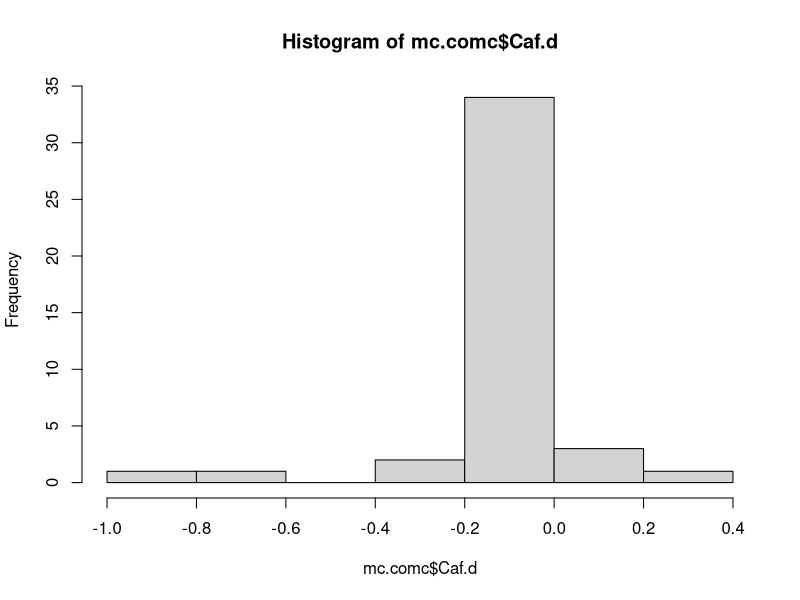
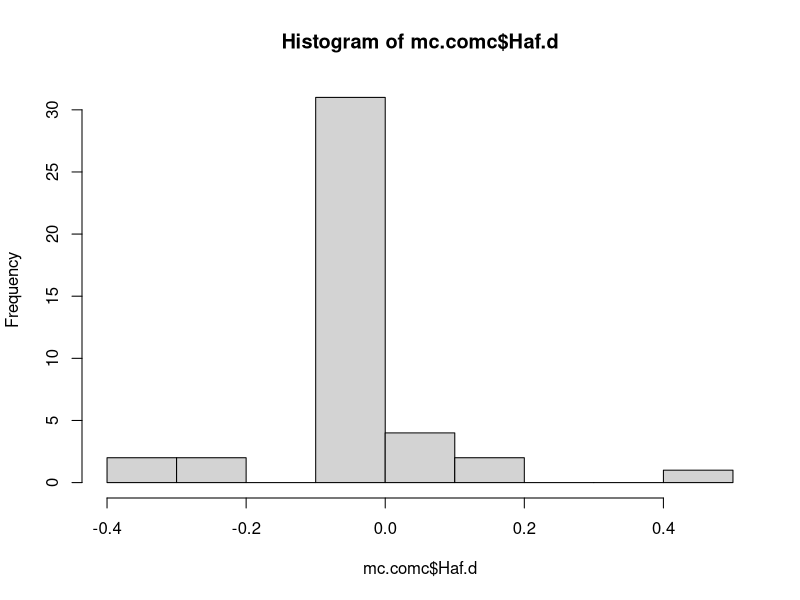
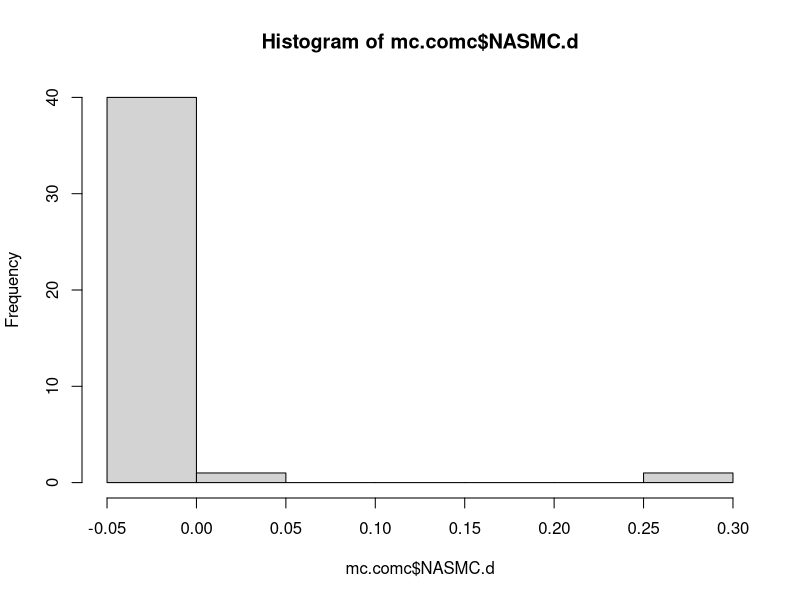
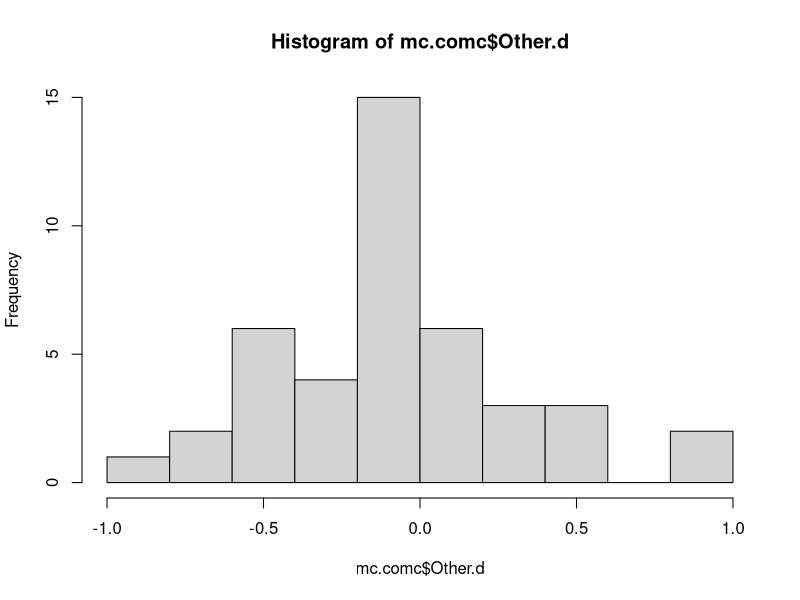
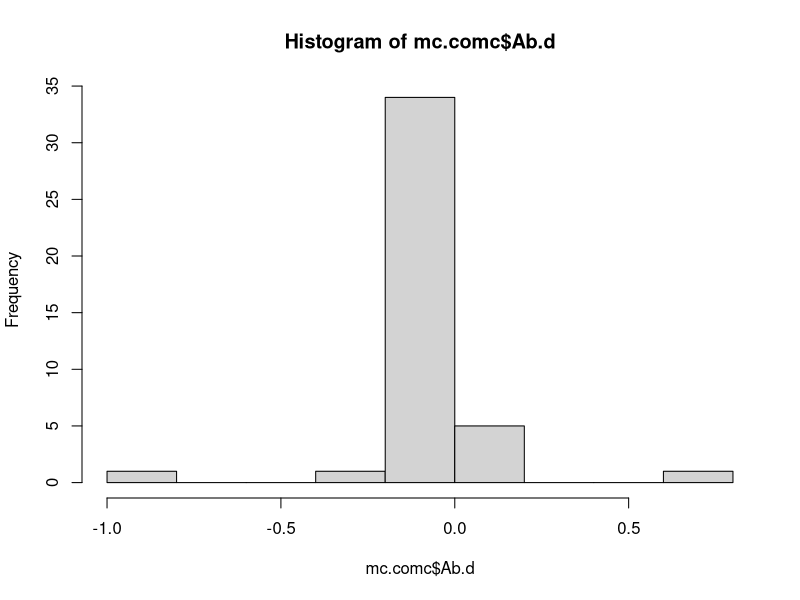
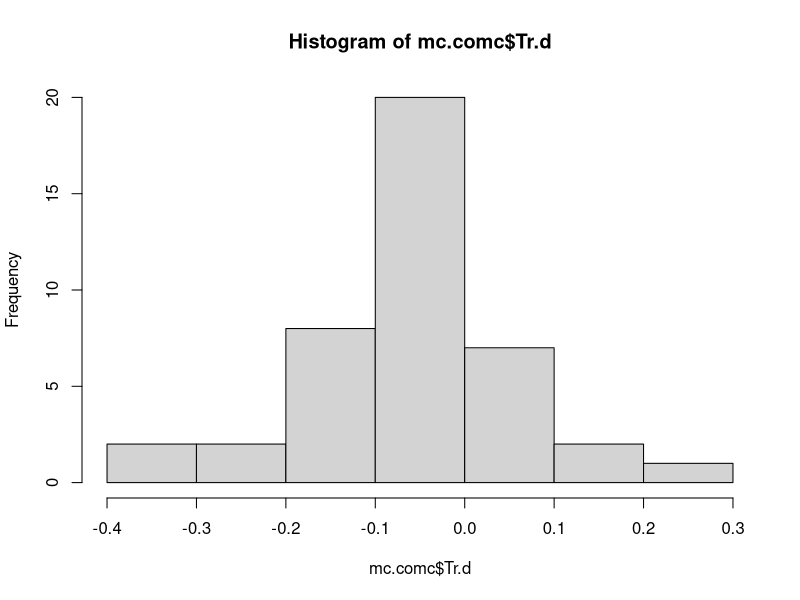
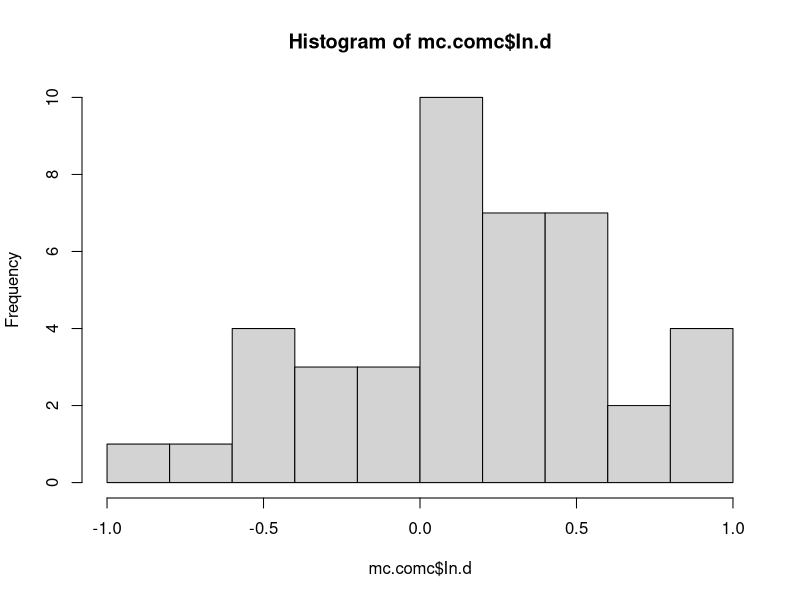

The R source for these figures, in order: (Note: this script raises an error after producing the figures.)
#2-Nov-2019
#EAP
#Matched control and Carry over matched control analysis

#load and process data
mc.comc = read.table(file = "MC-COMC.csv", header = T, sep = ",")
str(mc.comc)

#total matched control seconds
mc.comc$total.mc = mc.comc$CAfMC + mc.comc$HAfMC + mc.comc$NASMC + mc.comc$OtherMC + mc.comc$AbMC + mc.comc$TrMC + mc.comc$InMC

#total carry over matched control seconds
mc.comc$total.comc = mc.comc$CafCOMC + mc.comc$HafCOMC + mc.comc$NASCOMC + mc.comc$OtherCOMC + mc.comc$AbCOMC + mc.comc$TrCOMC + mc.comc$InCOMC

#calculate proportions matched control
mc.comc$CAfMC.p = mc.comc$CAfMC/mc.comc$total.mc
mc.comc$HAfMC.p = mc.comc$HAfMC/mc.comc$total.mc
mc.comc$NASMC.p = mc.comc$NASMC/mc.comc$total.mc
mc.comc$OtherMC.p = mc.comc$OtherMC/mc.comc$total.mc
mc.comc$AbMC.p = mc.comc$AbMC/mc.comc$total.mc
mc.comc$TrMC.p = mc.comc$TrMC/mc.comc$total.mc
mc.comc$InMC.p = mc.comc$InMC/mc.comc$total.mc

#calculate proportions carry over matched control
mc.comc$CafCOMC.p = mc.comc$CafCOMC/mc.comc$total.comc
mc.comc$HafCOMC.p = mc.comc$HafCOMC/mc.comc$total.comc
mc.comc$NASCOMC.p = mc.comc$NASCOMC/mc.comc$total.comc
mc.comc$OtherCOMC.p = mc.comc$OtherCOMC/mc.comc$total.comc
mc.comc$AbCOMC.p = mc.comc$AbCOMC/mc.comc$total.comc
mc.comc$TrCOMC.p = mc.comc$TrCOMC/mc.comc$total.comc
mc.comc$InCOMC.p = mc.comc$InCOMC/mc.comc$total.comc

#calculate difference of matched control and carry over matched control
mc.comc$Caf.d = mc.comc$CAfMC.p - mc.comc$CafCOMC.p
mc.comc$Haf.d = mc.comc$HAfMC.p - mc.comc$HafCOMC.p
mc.comc$NASMC.d = mc.comc$NASMC.p - mc.comc$NASCOMC.p
mc.comc$Other.d = mc.comc$OtherMC.p - mc.comc$OtherCOMC.p
mc.comc$Ab.d = mc.comc$AbMC.p - mc.comc$AbCOMC.p
mc.comc$Tr.d = mc.comc$TrMC.p - mc.comc$TrCOMC.p
mc.comc$In.d = mc.comc$InMC.p - mc.comc$InCOMC.p

#graphs
hist(mc.comc$Caf.d)
hist(mc.comc$Haf.d)
hist(mc.comc$NASMC.d)
hist(mc.comc$Other.d)
hist(mc.comc$Ab.d)
hist(mc.comc$Tr.d)
hist(mc.comc$In.d)


#condense dependent variables
y <- cbind(mc.comc$Caf.d, mc.comc$Haf.d, mc.comc$Nas.d, mc.comc$Other.d, mc.comc$Ab.d, mc.comc$Tr.d, mc.comc$In.d)#combines dependent variables

#run manova
manova(y ~ Condition * Life, data=mc.comc, na.action=na.omit)
M1 <- manova(y ~ Condition * Life, data=mc.comc, na.action=na.omit)
summary(M1, tol=0)#tol=0 overrides error code, overall test summary
summary.aov(M1)

#interaction is not significant, so it can be removed
manova(y ~ Condition + Life, data=intrx.mc, na.action=na.omit)
M1 <- manova(y ~ Condition + Life, data=intrx.mc, na.action=na.omit)
summary(M1, tol=0)#tol=0 overrides error code, overall test summary
summary.aov(M1)

#can remove life history since it is not significant
manova(y ~ Condition, data=co.comc, na.action=na.omit)
M1 <- manova(y ~ Condition, data=co.comc, na.action=na.omit)
summary(M1, tol=0)#tol=0 overrides error code, overall test summary
summary.aov(M1)

#use graphics to analyze residuals
plot(residuals(M1))
qqnorm(residuals(M1))#this looks bad
qqline(residuals(M1))
hist(residuals(M1))#but this looks really good

#response 6 = Travel is significant, paired t-test to analyze
t.test(co.comc$Tr.d ~ co.comc$Condition,  alternative = c("two.sided"), paired=F)
#chimpanzees travelled more in the carry over matched control after chimpanzee interaction


t.test(mc.comc$HAfMC.p, mc.comc$HafCOMC, paired=T) #p = .01726
t.test(mc.comc$CAfMC.p, mc.comc$CafCOMC.p, paired=T) #p = .0797
t.test(mc.comc$NASMC.p, mc.comc$NASCOMC.p, paired=T) #p = .5837
t.test(mc.comc$OtherMC.p, mc.comc$OtherCOMC.p, paired=T) #p = .4945
t.test(mc.comc$AbMC.p, mc.comc$AbCOMC.p, paired=T) #p = .901
t.test(mc.comc$TrMC.p, mc.comc$TrCOMC.p, paired=T) #p = .009589
t.test(mc.comc$InMC.p, mc.comc$InCOMC.p, paired=T) #p = .02706



